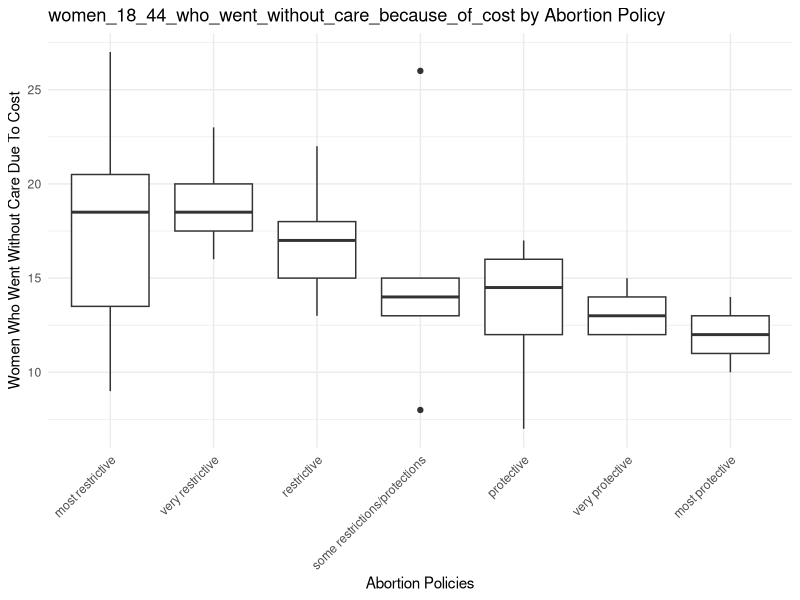

Recreate this plot in R. (Note: a time limit stopped this script after it produced the figure.)
## ---- chunk 1

library(tidyverse)
library(readr)
## ---- chunk 2

df <- read_csv("data/clean_data/merged_data.csv", show_col_types = FALSE)
df <- df[!is.na(df$abortion_policies), ]
df_test <- df[df$State != "US", ]

## ---- chunk 3

table(df$abortion_policies)
## ---- chunk 4

colnames(df)
## ---- chunk 5

# Kruskal-Wallis test
kruskal.test(women_18_44_who_went_without_care_because_of_cost ~ abortion_policies, data = df)

# If Kruskal-Wallis is significant, run pairwise Wilcoxon tests
pairwise.wilcox.test(df$`women_18_44_who_went_without_care_because_of_cost`, 
                     df$abortion_policies,
                     p.adjust.method = "bonferroni")

# For visualization
# First reorder the factor levels
df$abortion_policies <- factor(df$abortion_policies, 
                             levels = c("most restrictive", 
                                      "very restrictive", 
                                      "restrictive",
                                      "some restrictions/protections",
                                      "protective",
                                      "very protective",
                                      "most protective"))

# Then create the plot
ggplot(df, aes(x = abortion_policies, y = women_18_44_who_went_without_care_because_of_cost)) +
  geom_boxplot() +
  theme_minimal() +
  theme(axis.text.x = element_text(angle = 45, hjust = 1)) +
  labs(x = "Abortion Policies", 
       y = "Women Who Went Without Care Due To Cost",
       title = "women_18_44_who_went_without_care_because_of_cost by Abortion Policy")

## ---- chunk 6

options(repos = c(CRAN = "https://cran.r-project.org"))
install.packages("dplyr")
library(dplyr)

df_test <- df[df$State != "US", ]

## ---- chunk 7

set.seed(5100)

permutation_test <- function(data, group_col, value_col, n_permutations = 100000) {
  observed_stat <- summary(aov(data[[value_col]] ~ data[[group_col]]))[[1]][["F value"]][1]

  perm_stats <- replicate(n_permutations, {
    shuffled_values <- sample(data[[value_col]])
    perm_stat <- summary(aov(shuffled_values ~ data[[group_col]]))[[1]][["F value"]][1]
    perm_stat
  })

  p_value <- mean(perm_stats >= observed_stat)
  list(observed_stat = observed_stat, p_value = p_value, perm_stats = perm_stats)
}

result <- permutation_test(
  data = df_test,
  group_col = "abortion_policies",
  value_col = "women_18_44_who_went_without_care_because_of_cost"
)

cat("Observed Statistic (F):", result$observed_stat, "\n")
cat("Permutation Test P-Value:", result$p_value, "\n")

## ---- chunk 8

ggplot(data.frame(perm_stats = result$perm_stats), aes(x = perm_stats)) +
  geom_histogram(binwidth = 0.1, fill = "blue", color = "black") +
  geom_vline(xintercept = result$observed_stat, color = "red", linetype = "dashed") +
  labs(
    title = "Permutation Test Distribution",
    x = "F-statistics from Permutations",
    y = "Frequency"
  ) +
  theme_minimal()

## ---- chunk 9

pairwise_permutation_test <- function(data, group_col, value_col, n_permutations = 10000) {
  groups <- unique(data[[group_col]])
  comparisons <- combn(groups, 2, simplify = FALSE)
  results <- lapply(comparisons, function(pair) {
    group1 <- data[[value_col]][data[[group_col]] == pair[1]]
    group2 <- data[[value_col]][data[[group_col]] == pair[2]]
    
    observed_diff <- abs(median(group1) - median(group2))
    
    pooled <- c(group1, group2)
    perm_diffs <- replicate(n_permutations, {
      shuffled <- sample(pooled)
      abs(median(shuffled[1:length(group1)]) - median(shuffled[(length(group1) + 1):length(pooled)]))
    })
    
    p_value <- mean(perm_diffs >= observed_diff)
    
    list(pair = pair, observed_diff = observed_diff, p_value = p_value)
  })
  
  data.frame(
    Group1 = sapply(results, function(x) x$pair[1]),
    Group2 = sapply(results, function(x) x$pair[2]),
    Observed_Diff = sapply(results, function(x) x$observed_diff),
    P_Value = sapply(results, function(x) x$p_value)
  )
}

pairwise_results <- pairwise_permutation_test(
  data = df_test,
  group_col = "abortion_policies",
  value_col = "women_18_44_who_went_without_care_because_of_cost"
)

print(pairwise_results)
                           
## ---- chunk 10

# Kruskal-Wallis test
kruskal.test(`maternal_mortality_rates_2018_2022_per_100,000_live births` ~ abortion_policies, data = df)

# If Kruskal-Wallis is significant, run pairwise Wilcoxon tests
pairwise.wilcox.test(df$`maternal_mortality_rates_2018_2022_per_100,000_live births`, 
                     df$abortion_policies,
                     p.adjust.method = "bonferroni")

# Then create the plot
ggplot(df, aes(x = abortion_policies, y = `maternal_mortality_rates_2018_2022_per_100,000_live births`)) +
  geom_boxplot() +
  theme_minimal() +
  theme(axis.text.x = element_text(angle = 45, hjust = 1)) +
  labs(x = "Abortion Policies", 
       y = "Foster Children per Capita",
       title = "Foster Care Rates by Abortion Policy")

## ---- chunk 11

set.seed(5100)

permutation_test <- function(data, group_col, value_col, n_permutations = 100000) {
  observed_stat <- summary(aov(data[[value_col]] ~ data[[group_col]]))[[1]][["F value"]][1]

  perm_stats <- replicate(n_permutations, {
    shuffled_values <- sample(data[[value_col]])
    perm_stat <- summary(aov(shuffled_values ~ data[[group_col]]))[[1]][["F value"]][1]
    perm_stat
  })

  p_value <- mean(perm_stats >= observed_stat)
  list(observed_stat = observed_stat, p_value = p_value, perm_stats = perm_stats)
}

result <- permutation_test(
  data = df_test,
  group_col = "abortion_policies",
  value_col = "maternal_mortality_rates_2018_2022_per_100,000_live births"
)

cat("Observed Statistic (F):", result$observed_stat, "\n")
cat("Permutation Test P-Value:", result$p_value, "\n")


## ---- chunk 12

ggplot(data.frame(perm_stats = result$perm_stats), aes(x = perm_stats)) +
  geom_histogram(binwidth = 0.1, fill = "blue", color = "black") +
  geom_vline(xintercept = result$observed_stat, color = "red", linetype = "dashed") +
  labs(
    title = "Permutation Test Distribution",
    x = "F-statistics from Permutations",
    y = "Frequency"
  ) +
  theme_minimal()

## ---- chunk 13

df_test <- df_test[!is.na(df_test$`maternal_mortality_rates_2018_2022_per_100,000_live births`), ]

pairwise_permutation_test <- function(data, group_col, value_col, n_permutations = 10000) {
  groups <- unique(data[[group_col]])
  comparisons <- combn(groups, 2, simplify = FALSE)
  results <- lapply(comparisons, function(pair) {
    group1 <- data[[value_col]][data[[group_col]] == pair[1]]
    group2 <- data[[value_col]][data[[group_col]] == pair[2]]
    
    observed_diff <- abs(median(group1) - median(group2))
    
    pooled <- c(group1, group2)
    perm_diffs <- replicate(n_permutations, {
      shuffled <- sample(pooled)
      abs(median(shuffled[1:length(group1)]) - median(shuffled[(length(group1) + 1):length(pooled)]))
    })
    
    p_value <- mean(perm_diffs >= observed_diff)
    
    list(pair = pair, observed_diff = observed_diff, p_value = p_value)
  })
  
  data.frame(
    Group1 = sapply(results, function(x) x$pair[1]),
    Group2 = sapply(results, function(x) x$pair[2]),
    Observed_Diff = sapply(results, function(x) x$observed_diff),
    P_Value = sapply(results, function(x) x$p_value)
  )
}

pairwise_results <- pairwise_permutation_test(
  data = df_test,
  group_col = "abortion_policies",
  value_col = "maternal_mortality_rates_2018_2022_per_100,000_live births"
)

print(pairwise_results)

## ---- chunk 14

# Kruskal-Wallis test
kruskal.test(percent_uninsured_women_during_pregnancy_2021 ~ abortion_policies, data = df)

# If Kruskal-Wallis is significant, run pairwise Wilcoxon tests
pairwise.wilcox.test(df$percent_uninsured_women_during_pregnancy_2021, 
                     df$abortion_policies,
                     p.adjust.method = "bonferroni")

# For visualization
# First reorder the factor levels
df$abortion_policies <- factor(df$abortion_policies, 
                             levels = c("most restrictive", 
                                      "very restrictive", 
                                      "restrictive",
                                      "some restrictions/protections",
                                      "protective",
                                      "very protective",
                                      "most protective"))

# Then create the plot
ggplot(df, aes(x = abortion_policies, y = percent_uninsured_women_during_pregnancy_2021)) +
  geom_boxplot() +
  theme_minimal() +
  theme(axis.text.x = element_text(angle = 45, hjust = 1)) +
  labs(x = "Abortion Policies", 
       y = "percent_uninsured_women_during_pregnancy_2021",
       title = "percent_uninsured_women_during_pregnancy_2021 by Abortion Policy")

## ---- chunk 15

set.seed(5100)

permutation_test <- function(data, group_col, value_col, n_permutations = 100000) {
  observed_stat <- summary(aov(data[[value_col]] ~ data[[group_col]]))[[1]][["F value"]][1]

  perm_stats <- replicate(n_permutations, {
    shuffled_values <- sample(data[[value_col]])
    perm_stat <- summary(aov(shuffled_values ~ data[[group_col]]))[[1]][["F value"]][1]
    perm_stat
  })

  p_value <- mean(perm_stats >= observed_stat)
  list(observed_stat = observed_stat, p_value = p_value, perm_stats = perm_stats)
}

result <- permutation_test(
  data = df_test,
  group_col = "abortion_policies",
  value_col = "percent_uninsured_women_during_pregnancy_2021"
)

cat("Observed Statistic (F):", result$observed_stat, "\n")
cat("Permutation Test P-Value:", result$p_value, "\n")


## ---- chunk 16

ggplot(data.frame(perm_stats = result$perm_stats), aes(x = perm_stats)) +
  geom_histogram(binwidth = 0.1, fill = "blue", color = "black") +
  geom_vline(xintercept = result$observed_stat, color = "red", linetype = "dashed") +
  labs(
    title = "Permutation Test Distribution",
    x = "F-statistics from Permutations",
    y = "Frequency"
  ) +
  theme_minimal()

## ---- chunk 17

df_test[!is.na(df_test$`percent_uninsured_women_during_pregnancy_2021`), ]

pairwise_permutation_test <- function(data, group_col, value_col, n_permutations = 10000) {
  groups <- unique(data[[group_col]])
  comparisons <- combn(groups, 2, simplify = FALSE)
  results <- lapply(comparisons, function(pair) {
    group1 <- data[[value_col]][data[[group_col]] == pair[1]]
    group2 <- data[[value_col]][data[[group_col]] == pair[2]]
    
    observed_diff <- abs(median(group1) - median(group2))
    
    pooled <- c(group1, group2)
    perm_diffs <- replicate(n_permutations, {
      shuffled <- sample(pooled)
      abs(median(shuffled[1:length(group1)]) - median(shuffled[(length(group1) + 1):length(pooled)]))
    })
    
    p_value <- mean(perm_diffs >= observed_diff)
    
    list(pair = pair, observed_diff = observed_diff, p_value = p_value)
  })
  
  data.frame(
    Group1 = sapply(results, function(x) x$pair[1]),
    Group2 = sapply(results, function(x) x$pair[2]),
    Observed_Diff = sapply(results, function(x) x$observed_diff),
    P_Value = sapply(results, function(x) x$p_value)
  )
}

pairwise_results <- pairwise_permutation_test(
  data = df_test,
  group_col = "abortion_policies",
  value_col = "percent_uninsured_women_during_pregnancy_2021"
)

print(pairwise_results)
                           
